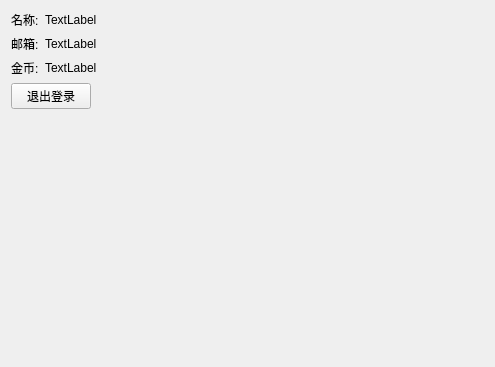
<?xml version="1.0" encoding="UTF-8"?>
<ui version="4.0">
 <class>UserInfoWindow</class>
 <widget class="QWidget" name="UserInfoWindow">
  <property name="geometry">
   <rect>
    <x>0</x>
    <y>0</y>
    <width>495</width>
    <height>367</height>
   </rect>
  </property>
  <property name="windowTitle">
   <string>Form</string>
  </property>
  <layout class="QVBoxLayout" name="verticalLayout_2">
   <item>
    <layout class="QHBoxLayout" name="horizontalLayout_4">
     <item>
      <layout class="QVBoxLayout" name="verticalLayout">
       <item>
        <layout class="QHBoxLayout" name="horizontalLayout">
         <item>
          <widget class="QLabel" name="label">
           <property name="text">
            <string>名称:</string>
           </property>
          </widget>
         </item>
         <item alignment="Qt::AlignLeft">
          <widget class="QLabel" name="name_label">
           <property name="text">
            <string>TextLabel</string>
           </property>
          </widget>
         </item>
        </layout>
       </item>
       <item>
        <layout class="QHBoxLayout" name="horizontalLayout_2">
         <item>
          <widget class="QLabel" name="label_2">
           <property name="text">
            <string>邮箱:</string>
           </property>
          </widget>
         </item>
         <item alignment="Qt::AlignLeft">
          <widget class="QLabel" name="email_label">
           <property name="text">
            <string>TextLabel</string>
           </property>
          </widget>
         </item>
        </layout>
       </item>
       <item>
        <layout class="QHBoxLayout" name="horizontalLayout_3">
         <item>
          <widget class="QLabel" name="label_3">
           <property name="text">
            <string>金币:</string>
           </property>
          </widget>
         </item>
         <item alignment="Qt::AlignLeft">
          <widget class="QLabel" name="jb_label">
           <property name="text">
            <string>TextLabel</string>
           </property>
          </widget>
         </item>
        </layout>
       </item>
      </layout>
     </item>
     <item>
      <spacer name="horizontalSpacer">
       <property name="orientation">
        <enum>Qt::Horizontal</enum>
       </property>
       <property name="sizeHint" stdset="0">
        <size>
         <width>228</width>
         <height>20</height>
        </size>
       </property>
      </spacer>
     </item>
    </layout>
   </item>
   <item>
    <layout class="QHBoxLayout" name="horizontalLayout_5">
     <item>
      <widget class="QPushButton" name="SignOutpushButton">
       <property name="text">
        <string>退出登录</string>
       </property>
      </widget>
     </item>
     <item>
      <spacer name="horizontalSpacer_2">
       <property name="orientation">
        <enum>Qt::Horizontal</enum>
       </property>
       <property name="sizeHint" stdset="0">
        <size>
         <width>40</width>
         <height>20</height>
        </size>
       </property>
      </spacer>
     </item>
    </layout>
   </item>
   <item>
    <spacer name="verticalSpacer">
     <property name="orientation">
      <enum>Qt::Vertical</enum>
     </property>
     <property name="sizeHint" stdset="0">
      <size>
       <width>20</width>
       <height>40</height>
      </size>
     </property>
    </spacer>
   </item>
  </layout>
 </widget>
 <resources/>
 <connections/>
</ui>
